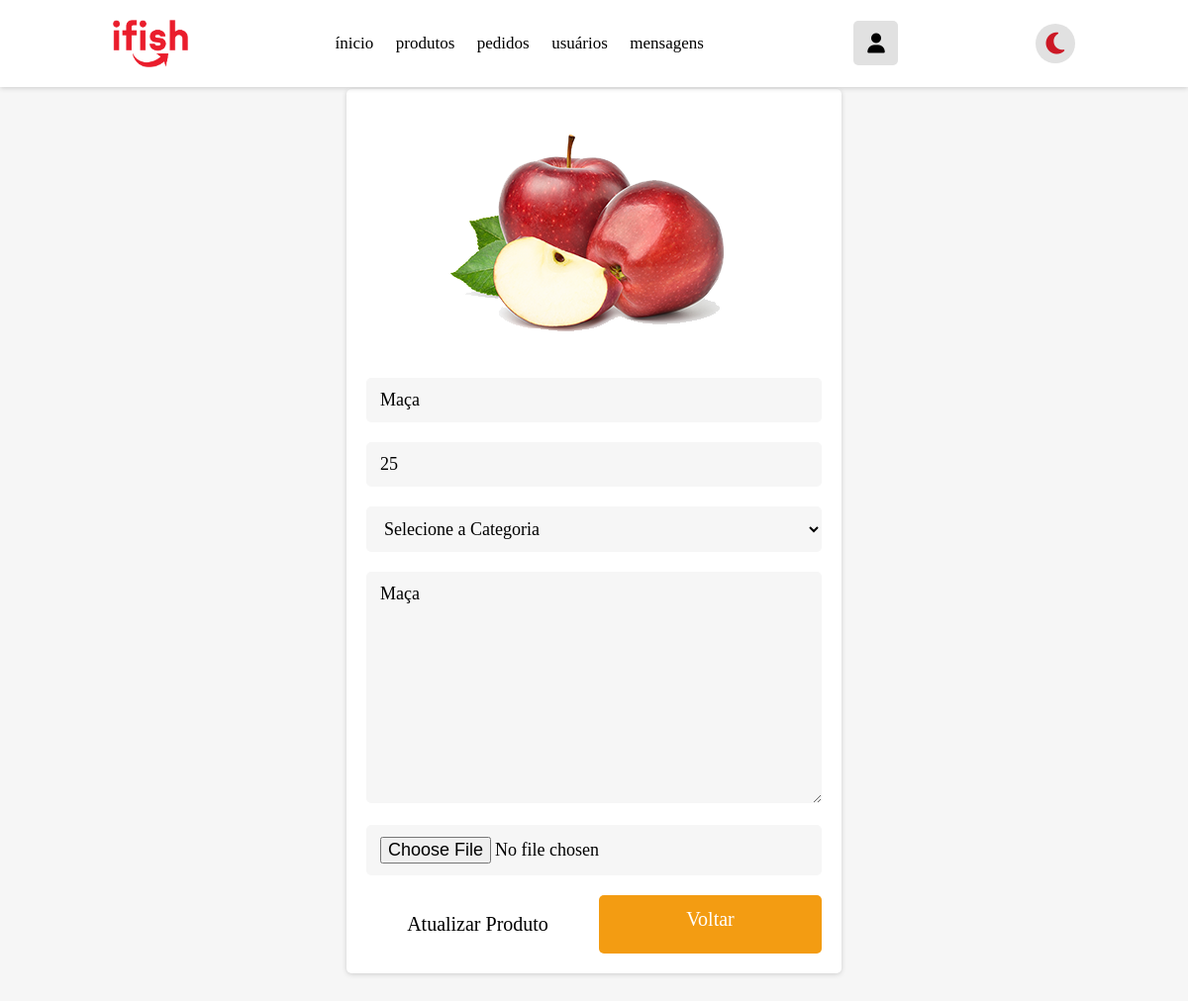
The page /admin_update_produtos.php?update=19 (signed in) on the database its author committed.
### tables this page shows
CREATE TABLE `produto` (
  `id` int(100) NOT NULL,
  `nome` varchar(100) NOT NULL,
  `categoria` varchar(20) NOT NULL,
  `detalhe` varchar(500) NOT NULL,
  `preco` int(100) NOT NULL,
  `image` varchar(100) NOT NULL
);

### admin_update_produtos.php (the view, shortened to what this page needs)
<!DOCTYPE html>
<html lang="pt-BR">
<head>
   <link rel="stylesheet" href="css/index.css">
   <link rel="stylesheet" href="css/admin_index.css">
   <link rel="stylesheet" href="css/admin_style.css">
   <link rel="stylesheet" href="css/admin_produtos.css">
   <link rel="stylesheet" href="css/header.css">
   <link rel="stylesheet" href="css/footer.css">
   <link rel="stylesheet" href="https://cdnjs.cloudflare.com/ajax/libs/font-awesome/6.2.0/css/all.min.css" />
</head>
<body class="body">
   <?php include 'admin_header.php'; ?>
   <section class="update-product">
      <h1 class="title">atualizar produto</h1>
      <?php
      $update_id = $_GET['update'];
      $select_products = $conn->prepare("SELECT * FROM `produto` WHERE id = ?");
      $select_products->execute([$update_id]);
      if ($select_products->rowCount() > 0) {
         while ($fetch_products = $select_products->fetch(PDO::FETCH_ASSOC)) {
      ?>
            <form action="" method="post" enctype="multipart/form-data">
               <img src="uploaded_img/<?= $fetch_products['image']; ?>" alt="">
               <input type="text" name="name" placeholder="Insira o nome do produto" required class="box" value="<?= $fetch_products['nome']; ?>">
               <input type="number" name="price" min="0" placeholder="Insira o preço do produto" required class="box" value="<?= $fetch_products['preco']; ?>">
               <select name="category" class="box" required>
                  <option value="" selected disabled>Selecione a Categoria</option>
               </select>
               <textarea name="details" required placeholder="Insira os detalhes do produto" class="box" cols="30" rows="10"><?= $fetch_products['detalhe']; ?></textarea>
               <input type="file" name="image" class="box" accept="image/jpg, image/jpeg, image/png">
               <div class="flex-btn">
                  <input type="submit" class="btn" value="Atualizar Produto" name="update_product">
                  <a href="admin_produtos.php" class="option-btn">Voltar</a>
               </div>
            </form>
      <?php
         }
      } else {
         echo '<p class="empty">no products found!</p>';
      }
      ?>
   </section>
</body>
</html>

### css/index.css (style rules this page uses)
:root { --white: #ffffff; --white-medium: #f9f9f9; --light-color: #666; --black: #000000; --red: #cc1825; --dark-red: #9a1e25; --box-shadow: 0 0.1rem 0.5rem #ccc; --box-shadow-dark: 0 0.1rem 0.5rem rgb(20, 20, 20); }
* { font-family: SulSansRegular; margin: 0; padding: 0; box-sizing: border-box; outline: none; border: none; text-decoration: none; text-transform: none; transition: all .2s linear; }
html { font-size: 62.5%; overflow-x: hidden; scroll-behavior: smooth; scroll-padding-top: 7rem; }
body { margin: 0; background: var(--white-medium); }
a { outline: hidden; text-decoration: none; text-align: center; }
.btn { margin-top: 1rem; display: inline-block; padding: 1.8rem 3rem; font-size: 2rem; border-radius: 10px; color: var(--black); cursor: pointer; background: #fff; }

### css/admin_style.css (style rules this page uses)
.update-product form { max-width: 50rem; padding:2rem; margin:0 auto; text-align: center; box-shadow: var(--box-shadow); background-color: var(--white); border-radius: .5rem; }
.update-product form img { height: 25rem; object-fit: cover; margin-bottom: 1rem; }
.update-product form .box { width: 100%; background-color: var(--white); border-radius: .5rem; background-color: var(--light-bg); padding:1.2rem 1.4rem; font-size: 1.8rem; color:var(--black); margin:1rem 0; }

### css/admin_produtos.css (style rules this page uses)
.update-product form { max-width: 50rem; padding:2rem; margin:0 auto; text-align: center; box-shadow: var(--box-shadow); background-color: var(--white); border-radius: .5rem; }
.update-product form img { height: 25rem; object-fit: cover; margin-bottom: 1rem; }
.update-product form .box { width: 100%; background-color: var(--white); border-radius: .5rem; background-color: var(--light-bg); padding:1.2rem 1.4rem; font-size: 1.8rem; color:var(--black); margin:1rem 0; }

### css/header.css (style rules this page uses)
:root { --white: #ffffff; --white-medium: #f9f9f9; --light-color: #666; --black: #000000; --red: #cc1825; --dark-red: #9a1e25; --box-shadow: 0 0.1rem 0.5rem #ccc; --box-shadow-dark: 0 0.1rem 0.5rem rgb(20, 20, 20); }
.btn { margin-top: 1rem; display: inline-block; padding: 1.8rem 3rem; font-size: 2rem; border-radius: 10px; color: var(--black); cursor: pointer; background: #fff; }

### css/components.css (style rules this page uses)
:root { --green:#27ae60; --orange:#f39c12; --red:#e74c3c; --black:#333; --light-color:#666; --white:#fff; --light-bg:#f6f6f6; --box-shadow:0 .5rem 1rem rgba(0,0,0,.1); }
* { font-family: SulSansRegular; margin:0; padding:0; box-sizing: border-box; outline: none; border:none; text-decoration: none; color:var(--black); }
body { background-color: var(--light-bg); }
html { font-size: 62.5%; overflow-x: hidden; scroll-behavior: smooth; scroll-padding-top: 6.5rem; }
section { padding:3rem 2rem; max-width: 1200px; margin:0 auto; }
.btn, .delete-btn, .option-btn { display: block; width: 100%; margin-top: 1rem; border-radius: .5rem; color:var(--white); font-size: 2rem; padding:1.3rem 3rem; text-transform: capitalize; cursor: pointer; text-align: center; }
.btn { background-color: var(--green); }
.option-btn { background-color: var(--orange); }
.flex-btn { display: flex; flex-wrap: wrap; gap:1rem; }
.flex-btn > * { flex:1; }
.title { text-align: center; margin-bottom: 2rem; text-transform: uppercase; color:var(--black); font-size: 3.5rem; }

### rows shown on the page
produto: image (picture), name "Maça", price "25", details "Maça"
